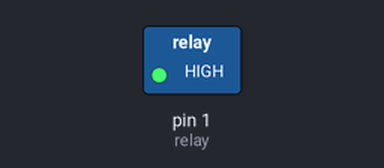
Bench run of a program on a simulated MicroPython board. Parts: switched loads named in the program (green lamp = pin HIGH).

Above: at 0.1 s.
Timing chart, 0 to 1.6 s (numbered marks = the images above):
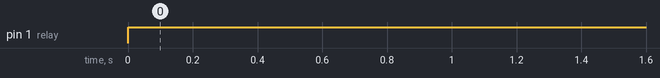

Measured:
- by itself, pin 1 (relay): LOW → HIGH at 0.00 s

The program:

main.py
```python
'''
实验名称：继电器模块
版本：v1.0
日期：2021-4
作者：01Studio
实验平台：达芬奇
社区：www.01studio.org
'''

from machine import Pin
import time

#构建继电器对象
relay=Pin('B1', Pin.OUT,value=1)

#配置按键
key = Pin('A0', Pin.IN, Pin.PULL_DOWN)

state=0 #LED 引脚状态

#继电器通断
def fun(key):

    global state
    time.sleep_ms(10) #消除抖动
    if key.value()==1: #确认按键被按下,开发板按下拉高
        state = not state
        relay.value(state)

key.irq(fun,Pin.IRQ_RISING) #定义中断，下降沿触发
```
